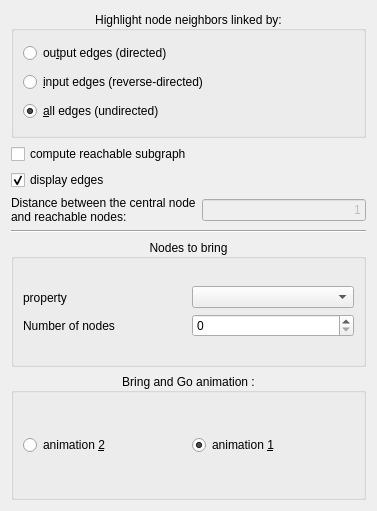
<?xml version="1.0" encoding="UTF-8"?>
<ui version="4.0">
 <class>NeighborhoodHighlighterConfigWidget</class>
 <widget class="QWidget" name="NeighborhoodHighlighterConfigWidget">
  <property name="geometry">
   <rect>
    <x>0</x>
    <y>0</y>
    <width>377</width>
    <height>511</height>
   </rect>
  </property>
  <property name="minimumSize">
   <size>
    <width>377</width>
    <height>444</height>
   </size>
  </property>
  <property name="windowTitle">
   <string>Form</string>
  </property>
  <layout class="QVBoxLayout" name="verticalLayout_2">
   <item>
    <widget class="QGroupBox" name="groupBox">
     <property name="title">
      <string>Highlight node neighbors linked by:</string>
     </property>
     <property name="alignment">
      <set>Qt::AlignCenter</set>
     </property>
     <layout class="QVBoxLayout" name="verticalLayout">
      <item>
       <widget class="QRadioButton" name="outputEdgesRB">
        <property name="text">
         <string>ou&amp;tput edges (directed)</string>
        </property>
        <property name="checked">
         <bool>false</bool>
        </property>
       </widget>
      </item>
      <item>
       <widget class="QRadioButton" name="inputEdgesRB">
        <property name="text">
         <string>&amp;input edges (reverse-directed)</string>
        </property>
       </widget>
      </item>
      <item>
       <widget class="QRadioButton" name="allEdgesRB">
        <property name="text">
         <string>&amp;all edges (undirected)</string>
        </property>
        <property name="checked">
         <bool>true</bool>
        </property>
       </widget>
      </item>
     </layout>
    </widget>
   </item>
   <item>
    <widget class="QCheckBox" name="computeReachableSGCB">
     <property name="text">
      <string>compute reachable subgraph</string>
     </property>
    </widget>
   </item>
   <item>
    <widget class="QCheckBox" name="displayEdgesCB">
     <property name="text">
      <string>display edges</string>
     </property>
     <property name="checked">
      <bool>true</bool>
     </property>
    </widget>
   </item>
   <item>
    <layout class="QHBoxLayout" name="horizontalLayout">
     <item>
      <widget class="QLabel" name="label">
       <property name="toolTip">
        <string>&lt;html&gt;&lt;head/&gt;&lt;body&gt;&lt;p&gt;Change with the mouse wheel after locking a node with a left click&lt;/p&gt;&lt;/body&gt;&lt;/html&gt;</string>
       </property>
       <property name="text">
        <string>Distance between the central node
and reachable nodes:</string>
       </property>
      </widget>
     </item>
     <item>
      <widget class="QLineEdit" name="distanceLineEdit">
       <property name="enabled">
        <bool>false</bool>
       </property>
       <property name="text">
        <string>1</string>
       </property>
       <property name="frame">
        <bool>true</bool>
       </property>
       <property name="alignment">
        <set>Qt::AlignRight|Qt::AlignTrailing|Qt::AlignVCenter</set>
       </property>
       <property name="readOnly">
        <bool>true</bool>
       </property>
      </widget>
     </item>
    </layout>
   </item>
   <item>
    <widget class="Line" name="line">
     <property name="orientation">
      <enum>Qt::Horizontal</enum>
     </property>
    </widget>
   </item>
   <item>
    <widget class="QGroupBox" name="groupBox_3">
     <property name="minimumSize">
      <size>
       <width>0</width>
       <height>100</height>
      </size>
     </property>
     <property name="title">
      <string>Nodes to bring</string>
     </property>
     <property name="alignment">
      <set>Qt::AlignCenter</set>
     </property>
     <layout class="QVBoxLayout" name="verticalLayout_5">
      <item>
       <layout class="QHBoxLayout" name="horizontalLayout_5">
        <item>
         <layout class="QVBoxLayout" name="verticalLayout_3">
          <item>
           <widget class="QLabel" name="label_2">
            <property name="text">
             <string>property</string>
            </property>
           </widget>
          </item>
          <item>
           <widget class="QLabel" name="label_3">
            <property name="text">
             <string>Number of nodes</string>
            </property>
           </widget>
          </item>
         </layout>
        </item>
        <item>
         <layout class="QVBoxLayout" name="verticalLayout_4">
          <item>
           <widget class="QComboBox" name="propertyName"/>
          </item>
          <item>
           <widget class="QSpinBox" name="nodesNumber"/>
          </item>
         </layout>
        </item>
       </layout>
      </item>
     </layout>
    </widget>
   </item>
   <item>
    <widget class="QGroupBox" name="groupBox_2">
     <property name="title">
      <string>Bring and Go animation :</string>
     </property>
     <property name="alignment">
      <set>Qt::AlignCenter</set>
     </property>
     <layout class="QHBoxLayout" name="horizontalLayout_3">
      <item>
       <widget class="QRadioButton" name="bagAnimation2">
        <property name="text">
         <string>animation &amp;2</string>
        </property>
       </widget>
      </item>
      <item>
       <widget class="QRadioButton" name="bagAnimation1">
        <property name="text">
         <string>animation &amp;1</string>
        </property>
        <property name="checked">
         <bool>true</bool>
        </property>
       </widget>
      </item>
     </layout>
    </widget>
   </item>
  </layout>
 </widget>
 <resources/>
 <connections/>
</ui>
